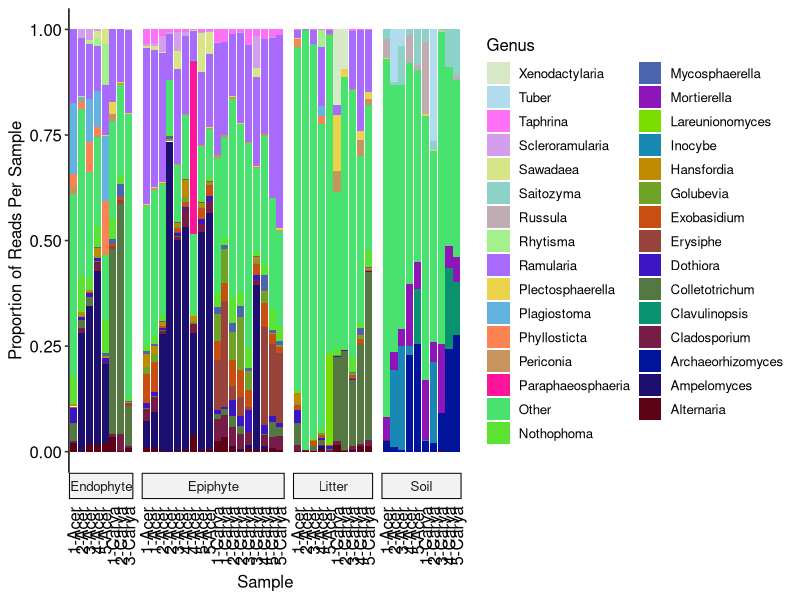
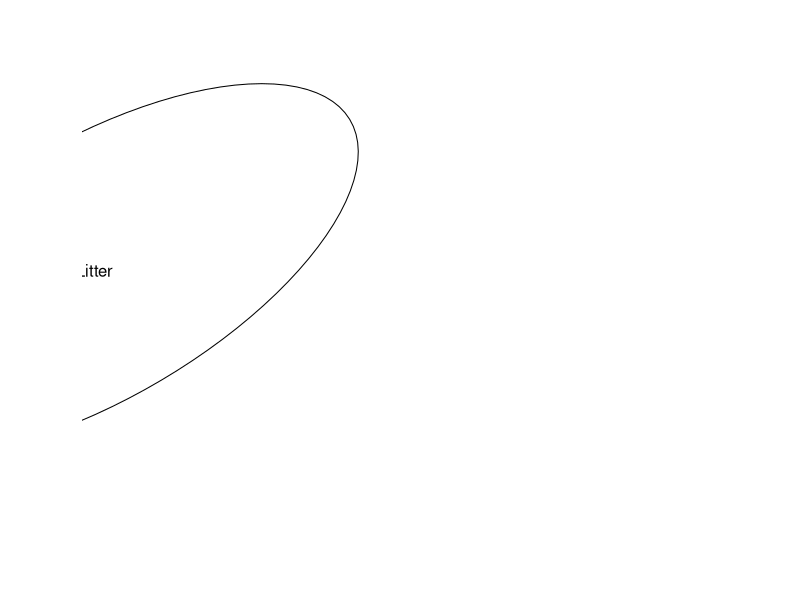

The R source for these figures, in order: (Note: this script raises an error after producing the figures.)
library(ggplot2)
library(ggpubr)
library(dplyr)
library(tidyr)
library(vegan)
library(patchwork)

setwd("C:/Users/julia/OneDrive - Michigan State University/Documents/MSU/Undergrad/Fall 2018/PLP 847/miseq_dat/Leaf_litter_communities")
wts_wo_negs <- c(rep(18,18), rep(10,10), rep(8, 8), rep(10, 10)) # Vector for weighting abundance by number of samples per substrate
map_wo_negs <- as.matrix(read.csv("./Data/DEM_map_wo_negs.csv", stringsAsFactors = F))
rare_otu <- as.matrix(read.csv("./Data/Rare_otu_table.csv"))
colnames(map_wo_negs) <- map_wo_negs["SampleID",]
colnames(rare_otu) <- map_wo_negs["SampleID",]
taxa_table <- read.delim("./Data/consensus_taxonomy_constax.txt") # Load CONSTAX classifications
rownames(taxa_table) <- taxa_table$OTU_ID # Rename rows with the OTU_ID

prop_otu_dat <- rare_otu # Assign the table to new df to maintain shape

for (i in 1:dim(rare_otu)[2]){ # for each column
  prop_otu_dat[,i] <- rare_otu[,i]/(sum(rare_otu[,i])*wts_wo_negs[i]) # Calculate proportions and scale by # of samples per substrate
}
prop_otu_dat <- as.data.frame(prop_otu_dat) # Convert matrix to df
prop_otu_dat$OTU_name <- rownames(rare_otu) # Same rownames as OTU table
taxa_tab_trim <- taxa_table[rownames(rare_otu),] # Reorder taxa table by otu table order
prop_otu_dat <- cbind(prop_otu_dat, taxa_tab_trim) # Combine dataframes
colnames(prop_otu_dat)
prop_otu_long <- prop_otu_dat %>% # Pivot by sample name to make long
  pivot_longer(cols=starts_with("2"), names_to="Sample")

# prop_otu_long # check df
genus_tab <- prop_otu_long %>% group_by(Genus) %>% summarize(wt_read_count = sum(value)) # Create df grouped by genus
genus_tab <- arrange(genus_tab, desc(wt_read_count)) # Reorder based on abundance
genus_top <- genus_tab %>% top_n(30) # Take top 30 genera, using weighted abundance/read count
if ("" %in% genus_top$Genus){ # If unnamed is in the top 30, drop it
  genus_top <- genus_tab %>% top_n(31)
  genus_top <- genus_top[genus_top$Genus != "",]
}
# genus_top # check table
colnames(prop_otu_long)
prop_long_gen_filt <- prop_otu_long %>% # take proportions for samples in top 30 genera
  select(Genus, Sample, value) %>%
  filter(Genus %in% genus_top$Genus)
# prop_long_gen_filt # Check prop table

other_tab <- prop_otu_long %>% # Table for the sum of the other genera
  filter(!(Genus %in% genus_top$Genus)) %>%
  group_by(Sample) %>%
  summarize(value = sum(value))

other_tab$Genus <- rep("Other", dim(other_tab)[1]) # Set name to other

prop_long_gen_filt <- rbind(prop_long_gen_filt, other_tab) # Add "Other" table to proportion table
subs <- vector(length = dim(prop_long_gen_filt)[1])
sites <- subs
hosts <- subs
short <- subs
for (i in 1:dim(prop_long_gen_filt)[1]){
  subs[i] <- map_wo_negs["Substrate", prop_long_gen_filt$Sample[i]]
  sites[i] <- map_wo_negs["Site", prop_long_gen_filt$Sample[i]]
  hosts[i] <- map_wo_negs["Plant_species", prop_long_gen_filt$Sample[i]]
  short[i] <- map_wo_negs["Short_name", prop_long_gen_filt$Sample[i]]
}
prop_long_gen_filt <- prop_long_gen_filt %>%
  mutate(Substrate = subs,
         Site = sites,
         Host = hosts,
         Name = paste(Site,
                      unlist(strsplit(Host, " "))[c(T, F)],
                      sep = "-")) %>%
  arrange(Substrate, Host, Site)

lookup <- tibble(Sample = unique(prop_long_gen_filt$Sample)) %>%
  mutate(ind = row_number())
lookup
prop_long_gen_filt <- prop_long_gen_filt %>%
  inner_join(., lookup)

palette_CB9 <- c('#5e0215', '#1d0f6f', '#03149c', '#761c47', '#08926d', '#557741', # Custom color pallete for 31 samples
                 '#3c16c2', '#98433c', '#c64f11', '#70a228', '#bf8c01', '#1788b3',
                 '#79de00', '#8e15b8', '#4c64ae', '#5ce331', '#49e26e', '#fe159a',
                 '#c6955d', '#fd8355', '#63b3e1', '#ebd34d', '#a96bfe', '#a3f08d',
                 '#c0adb4', '#8dd2c8', '#d8e587', '#d59eed', '#fe71f4', '#b1dcf0',
                 '#d8e9c7')
colnames(prop_long_gen_filt)
facet_labs <- c(Epi = "Epiphyte", Endo = "Endophyte", Lit = "Litter", Soil = "Soil") # Change facet labels
prop_long_gen_filt
genus_barplot <- ggplot(prop_long_gen_filt, # Ggplot barplot of proportions
                        aes(x = reorder(Sample, ind), y = value, fill = Genus)) +
  geom_bar(position = position_fill(reverse=TRUE), stat="identity") + # Stacked bars
  scale_x_discrete(#limits = prop_long_gen_filt$Sample,
                   breaks = prop_long_gen_filt$Sample, # Replace sample names with shortened sample descriptions
                   labels = prop_long_gen_filt$Name) +
  facet_grid(~Substrate,
            switch = "x",
            scales = "free_x",
            space = "free_x",
            labeller = labeller(Substrate=facet_labs)) +
  theme_pubr() +
  scale_fill_manual(values= palette_CB9) + # Use palette

  ylim(0,1) +
  labs(y = "Proportion of Reads Per Sample", fill = "Genus", x = "Sample") + # Change variable labels
  theme(legend.position = "right", # Legend, ticks, and text adjustments
        axis.line.x.bottom = element_blank(),
        axis.ticks.x = element_blank(),
        axis.text.x = element_text(angle=90, vjust=0.5, hjust=1)) +
  guides(fill = guide_legend(reverse = TRUE)) # Reverse legend to match

genus_barplot # Show plot

# ggsave("./Figures/top30_genera_gg_constax.png", genus_barplot, width=14, height = 8, units="in") # Save plot

veganCovEllipse<-function (cov, center = c(0, 0), scale = 1, npoints = 100)  # Make ellipses plottable
{
  theta <- (0:npoints) * 2 * pi/npoints
  Circle <- cbind(cos(theta), sin(theta))
  t(center + scale * t(Circle %*% chol(cov)))
}

MDS_dat <- metaMDS(t(rare_otu)) # Calculate NMDS axes, using Bray-Curtis as default
MDS_points <- MDS_dat$points # Extract coordinates
MDS_stress <- MDS_dat$stress
MDS_dat_df <- as.data.frame(MDS_points) # Convert to a df
MDS_dat_df <- cbind(MDS_dat_df, t(map_wo_negs)) # Add map data
NMDS_bray = data.frame(MDS1 = MDS_points[,1], # Make dataframe for plotting
                       MDS2 = MDS_points[,2],
                       group=MDS_dat_df$Soil_Leaf_Litter_Leaf_swab,
                       species=MDS_dat_df$Plant_species,
                       site=MDS_dat_df$Site)
plot.new()
ord<-ordiellipse(MDS_dat, MDS_dat_df$Soil_Leaf_Litter_Leaf_swab, display = "sites", kind = "se", conf = 0.97, label = T) # Calculate ellipses
df_ell_bc <- data.frame() # Dataframe for storing ellipses
for(g in levels(MDS_dat_df$Soil_Leaf_Litter_Leaf_swab)){
  df_ell_bc <- rbind(df_ell_bc, cbind(as.data.frame(with(MDS_dat_df[MDS_dat_df$Soil_Leaf_Litter_Leaf_swab==g,], # Add ellipse values
                                                         veganCovEllipse(ord[[g]]$cov,ord[[g]]$center,ord[[g]]$scale)))
                                      ,group=g))
}
NMDS_bray.mean<-aggregate(NMDS_bray[,1:2],  # Calculate mean for groups
                          list(group=NMDS_bray$group),mean)

NMDS_bray.mean

scrs <- cbind(as.data.frame(MDS_points), group=NMDS_bray$group)
segs <- merge(scrs, setNames(NMDS_bray.mean,
                             c("group", "MDS1", "MDS2")),
              by = "group", sort = FALSE)

p_bc <- ggplot(data = NMDS_bray, aes(MDS1, MDS2)) + # Make plot
  geom_point(aes(color = group, shape = site),size=3) +
  geom_point(aes(color = group, fill = group, alpha = species, shape=site),size=3) +
  geom_path(data=df_ell_bc, aes(x=NMDS1, y=NMDS2,color=group), size=1, linetype=2) +
  geom_segment(data = segs,
               mapping = aes(x = MDS1.x, y = MDS2.x,
                             xend = MDS1.y, yend = MDS2.y,
                             color = group)) +
  geom_text(data = NMDS_bray.mean,
            aes(x = MDS1, y = MDS2, label = c("Endophytes","Epiphytes","Litter", "Soil"))) +
  labs(alpha="Host species", color="Substrate", shape="Site",
       x = "NMDS1", y = "NMDS2") +
  scale_shape_manual(values = 21:25) +
  scale_alpha_manual(values=c(0,1), guide =
                       guide_legend(label.theme = element_text(size = 10, angle = 0, face = "italic"),
                                    override.aes = list(pch = 21,
                                                        color = 1,
                                                        alpha = 1,
                                                        fill = c(NA, 1)))) +
  annotate(geom = "text", hjust = 0,
           x = min(NMDS_bray$MDS1), y = min(NMDS_bray$MDS2),
           label = paste("Stress =", round(MDS_stress, 4))) +
  theme_pubr() +
  guides(fill=FALSE) +
  # ggtitle("Bray-Curtis") +
  theme(plot.title = element_text(hjust=0.5),
        legend.position = "right",
        legend.justification = "left") +
  scale_color_discrete(labels=c("Endophytes","Epiphytes","Litter", "Soil"))
p_bc

# ggsave("./Figures/bc_NDMS_all_samples.png", p_bc, width = 8, height = 6, units="in")

MDS_dat_swab <- metaMDS(t(rare_otu[,1:18]), distance = "bray")
MDS_points <- MDS_dat_swab$points
MDS_stress <- MDS_dat_swab$stress
MDS_dat_df <- as.data.frame(MDS_points)
MDS_dat_df <- cbind(MDS_dat_df, t(map_wo_negs[,1:18]))
NMDS_swab = data.frame(MDS1 = MDS_points[,1],
                       MDS2 = MDS_points[,2],
                       group=MDS_dat_df$Swab_type,
                       species=MDS_dat_df$Plant_species,
                       site=MDS_dat_df$Site)
plot.new()
ord<-ordiellipse(MDS_dat_swab, MDS_dat_df$Swab_type, display = "sites", kind = "se", conf = 0.97, label = T)
df_ell <- data.frame()
for(g in levels(MDS_dat_df$Swab_type)){
  df_ell <- rbind(df_ell, cbind(as.data.frame(with(MDS_dat_df[MDS_dat_df$Swab_type==g,],
                                                   veganCovEllipse(ord[[g]]$cov,ord[[g]]$center,ord[[g]]$scale)))
                                ,group=g))
}
NMDS_swab.mean=aggregate(NMDS_swab[,1:2],list(group=NMDS_swab$group),mean)

scrs <- cbind(as.data.frame(MDS_points), group=NMDS_swab$group)
segs <- merge(scrs, setNames(NMDS_swab.mean,
                             c("group", "MDS1", "MDS2")),
              by = "group", sort = FALSE)

p_bray_swab <- ggplot(data = NMDS_swab, aes(x=MDS1, y=MDS2)) +
  geom_point(aes(color=group, shape=site), size=3) +
  geom_point(aes(color = group, fill = group, alpha = species, shape=site),size=3) +
  geom_path(data=df_ell, aes(x=NMDS1, y=NMDS2,color=group), size=1, linetype=2) +
  geom_segment(data = segs,
               mapping = aes(x = MDS1.x, y = MDS2.x,
                             xend = MDS1.y, yend = MDS2.y,
                             color = group)) +
  geom_text(data = NMDS_swab.mean,
            aes(x = MDS1, y = MDS2, label = group)) +
  theme_pubr() +
  theme(plot.title = element_text(hjust=0.5), legend.position = "right") +
  scale_shape_manual(values = 21:25) +
  scale_alpha_manual(values=c(0,1), guide =
                       guide_legend(label.theme = element_text(size = 10, angle = 0, face = "italic"),
                                    override.aes = list(pch = 21,
                                                        color = 1,
                                                        alpha = 1,
                                                        fill = c(NA, 1)),
                                    order=1)) +
  guides(color = guide_legend(order=2),
         shape = guide_legend(order=3)) +
  annotate(geom = "text", hjust = 0,
           x = min(NMDS_swab$MDS1), y = min(NMDS_swab$MDS2),
           label = paste("Stress =", round(MDS_stress, 4))) +
  guides(fill=FALSE) +
  labs(shape="Site", color="Swab Material", alpha="Host Species",
       x = "NMDS1", y = "NMDS2")
p_bray_swab


g <- (genus_barplot + labs(tag = "A")) / ((p_bc + labs(tag = "B")) +
                                            (p_bray_swab + labs(tag = "C")))
g
ggsave("./Figures/NMDS_genera_barplot_combined.png", g, width = 15, height = 13, units = "in")

